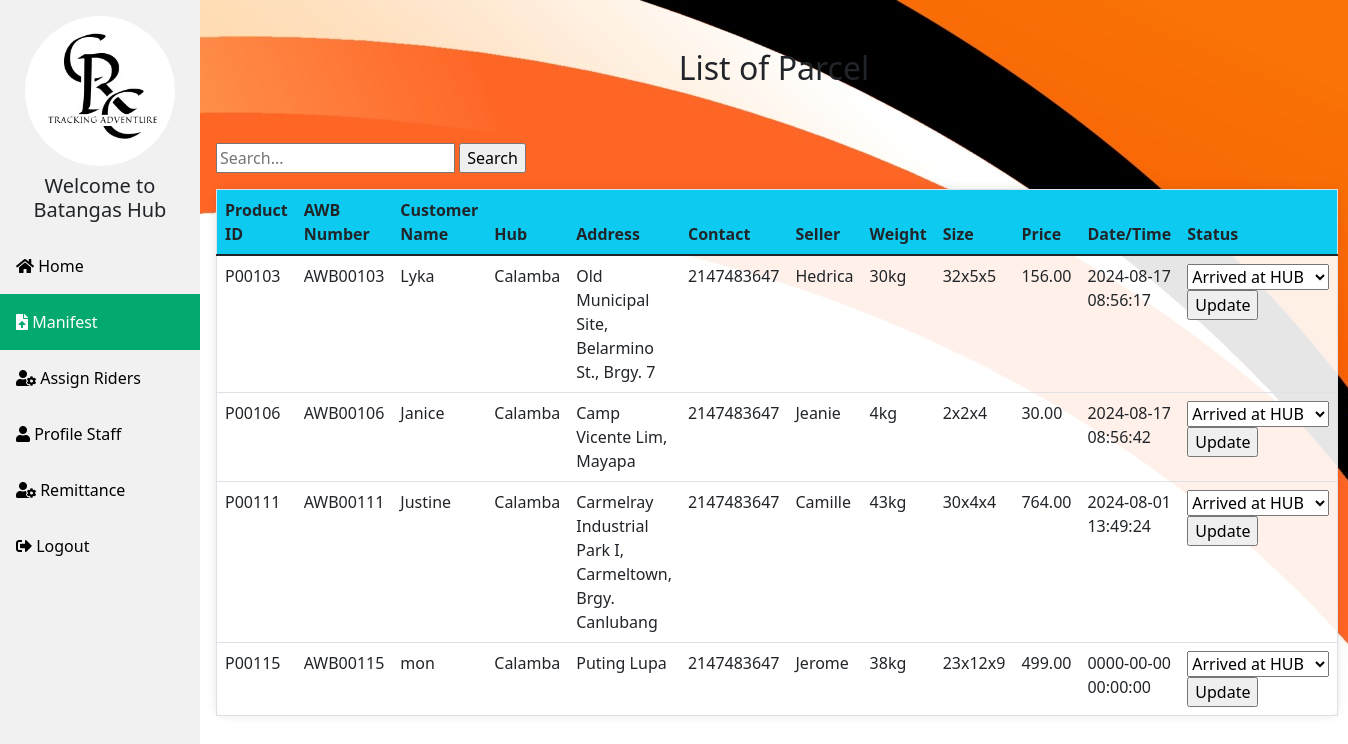
/calamba_manifest.php, run on the app's committed database.
### tables this page shows
CREATE TABLE `manifests` (
  `id` int(11) NOT NULL,
  `product_id` varchar(255) NOT NULL,
  `awbnumber` varchar(255) NOT NULL,
  `customer_name` varchar(255) NOT NULL,
  `hub` varchar(50) NOT NULL,
  `address` text NOT NULL,
  `contact` int(20) NOT NULL,
  `seller` varchar(255) NOT NULL,
  `weight` varchar(50) NOT NULL,
  `size` varchar(50) NOT NULL,
  `price` decimal(10,2) NOT NULL,
  `datetime` timestamp NOT NULL DEFAULT current_timestamp() ON UPDATE current_timestamp(),
  `status` varchar(50) NOT NULL,
  `image` varchar(255) NOT NULL,
  `rider_name` varchar(100) NOT NULL
);

### calamba_manifest.php (the view, shortened to what this page needs)
<?php
$servername = "localhost";
$email = "u320585682_TMS";
$password = "Crctracking3";
$dbname = "u320585682_TMS";
$conn = new mysqli($servername, $email, $password, $dbname);
?><!DOCTYPE html>
<html lang="en">
<head>
  <link rel="stylesheet" href="bootstrap-5.1.3/css/bootstrap.min.css">
  <link rel="stylesheet" href="https://cdnjs.cloudflare.com/ajax/libs/font-awesome/5.15.4/css/all.min.css">
</head>
<?php
$search = "";
$search_query = "";
if ($search) {
    $search = $conn->real_escape_string($search);
    $search_query = "WHERE customer_name LIKE '%$search%' OR awbnumber LIKE '%$search%' OR product_id LIKE '%$search%'";
} else {
    $search_query = "WHERE hub LIKE 'Calamba'";
}
$sql = "SELECT id, product_id, awbnumber, customer_name, hub, address, contact, seller, weight, size, price, datetime, status FROM manifests $search_query";
$result = $conn->query($sql);
?>
<body>
  <div class="sidebar">
    <img class="rounded-pill mt-3 mx-auto d-block" src="images/crc.jpg" alt="" height="150px">
    <h5 class="text-center mt-2">Welcome to <br> Batangas Hub</h5>
    <a class="mt-3" href="calambahub.php"><i class="fas fa-home"></i> Home</a>
    <a class="active" href="calamba_manifest.php"><i class="fas fa-file-upload"></i> Manifest</a>
    <a href="calamba_assign.php"><i class="fas fa-user-cog"></i> Assign Riders</a>
    <a href="calamba_profile.php"><i class="fas fa-user"></i> Profile Staff</a>
    <a href="calamba_remit.php"><i class="fas fa-user-cog"></i> Remittance</a>
    <a href="logout.php"><i class="fas fa-sign-out-alt"></i> Logout</a>
  </div>
  <div class="content">
    <h2 class="text-center p-5">List of Parcel</h2>
    <form action="" method="POST">
<form method="post" action="calamba_manifest.php">
    <input type="text" name="search" value="<?php echo htmlspecialchars($search);?>" placeholder="Search...">
    <input type="submit" name="search_btn" value="Search">
</form>
      <table class="table table-hover mt-3 border border-1">
        <thead class="bg-info">
          <tr>
            <th>Product ID</th>
            <th>AWB Number</th>
            <th>Customer Name</th>
            <th>Hub</th>
            <th>Address</th>
            <th>Contact</th>
            <th>Seller</th>
            <th>Weight</th>
            <th>Size</th>
            <th>Price</th>
            <th>Date/Time</th>
            <th>Status</th>
          </tr>
        </thead>
          <?php
            if ($result->num_rows > 0) {
                while($row = $result->fetch_assoc()) {
                    echo "<tr>
                            <td>" . $row["product_id"]. "</td>
                            <td>" . $row["awbnumber"]. "</td>
                            <td>" . $row["customer_name"]. "</td>
                            <td>" . $row["hub"]. "</td>
                            <td>" . $row["address"]. "</td>
                            <td>" . $row["contact"]. "</td>
                            <td>" . $row["seller"]. "</td>
                            <td>" . $row["weight"]. "</td>
                            <td>" . $row["size"]. "</td>
                            <td>" . $row["price"]. "</td>
                            <td>" . $row["datetime"]. "</td>
                            <td>
                                <form method='post' action='calamba_manifest.php'>
                                    <input type='hidden' name='id' value='" . $row["id"] . "'>
                                    <select name='status'>";
                    if ($row["status"] != 'Out for Delivery') {
                        echo "<option value='Arrived at HUB' " . ($row["status"] == 'Arrived at HUB' ? 'selected' : '') . ">Arrived at HUB</option>";
                    }
                        echo "<option value='Out for Delivery' " . ($row["status"] == 'Out for Delivery' ? 'selected' : '') . ">Out for Delivery</option>
                                    </select>
                                    <input type='submit' name='update_status' value='Update'>
                                </form>
                            </td>
                        </tr>";
                }
    } else {
        echo "<tr><td colspan='13'>No data found</td></tr>";
    }
    ?>
    </form>
  </div>
</body>
</html>

### calamba_manifest.php (style rules this page uses)
body { background-color: white; background-image: url("images/crcbg.jpg"); background-repeat: no-repeat; background-size: auto-sized; background-attachment: fixed; }
.sidebar { margin: 0; padding: 0; width: 200px; background-color: #f1f1f1; position: fixed; height: 100%; overflow: auto; }
.sidebar a { display: block; color: black; padding: 16px; text-decoration: none; }
.sidebar a.active { background-color: #04AA6D; color: white; }
div.content { margin-left: 200px; padding: 1px 16px; height: 1000px; }
.table { background-color: rgba(255, 255, 255, 0.9); padding: 20px; border-radius: 10px; box-shadow: 0 0 10px rgba(0, 0, 0, 0.1); }

### data on the page
manifests: product "P00103", awbnumber "AWB00103", customer_name "Lyka", hub "Calamba", address "Old Municipal Site, Belarmino St., Brgy. 7", contact "2147483647", seller "Hedrica", weight "30kg", size "32x5x5", price "156.00", datetime "2024-08-17 08:56:17", status "Arrived at HUB"
manifests: product "P00106", awbnumber "AWB00106", customer_name "Janice", hub "Calamba", address "Camp Vicente Lim, Mayapa", contact "2147483647", seller "Jeanie", weight "4kg", size "2x2x4", price "30.00", datetime "2024-08-17 08:56:42", status "Arrived at HUB"
manifests: product "P00111", awbnumber "AWB00111", customer_name "Justine", hub "Calamba", address "Carmelray Industrial Park I, Carmeltown, Brgy. Canlubang", contact "2147483647", seller "Camille", weight "43kg", size "30x4x4", price "764.00", datetime "2024-08-01 13:49:24", status "Arrived at HUB"
manifests: product "P00115", awbnumber "AWB00115", customer_name "mon", hub "Calamba", address "Puting Lupa", contact "2147483647", seller "Jerome", weight "38kg", size "23x12x9", price "499.00", datetime "0000-00-00 00:00:00", status "Arrived at HUB"
